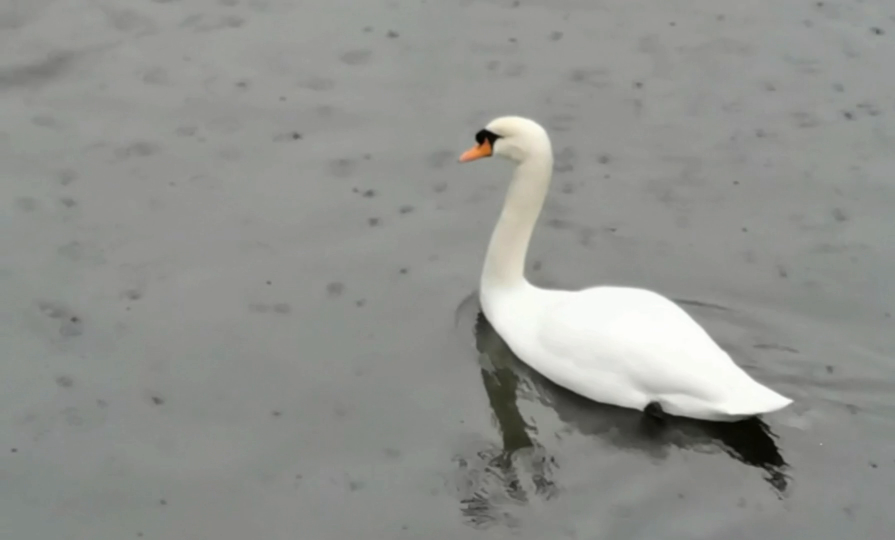
#> input picture frame 3 of ex5/OF_Single.mp4, 1790 x 1080 px (shown at 1/2 size)
$ jupyter execute 'Exercise 5.ipynb'
#> lines starting #> are read from the running program, lines starting #| are printed output that depends on the picture
## Student: Huy Hoang Le

[cell 1]
from pathlib import Path

import numpy as np
import cv2 as cv

class Paths:
    DIR_RESULT = Path("results")

    @staticmethod
    def path_ex53(i: int):
        path = Paths.DIR_RESULT / "5_3" / f"{i:04}.jpg"
        path.parent.mkdir(exist_ok=True, parents=True)

        return path

    @staticmethod
    def path_ex54(i: int):
        path1 = Paths.DIR_RESULT / "5_4" / f"{i:04}.jpg"
        path2 = Paths.DIR_RESULT / "5_4" / f"{i:04}_mask.jpg"
        path1.parent.mkdir(exist_ok=True, parents=True)

        return path1, path2

## Exercise 5.1.

### Answer

(1) The stereo reconstruction

Requirement: set of matched points in 2 images

Target: 3D coordinate of point corresponding to each pair of matched points

Assumption:
- world origin is located at the 1st camera (i.e. camera matrix of 1st camera is $P_1 = [I | 0]$)

Steps:
1. Compute the Fundamental matrix: using set of matched points in Image coordinate of each of 2 images. This step is done by **8-point algorithm**.
2. Compute the camera matrix of 2nd camera $P_2 = [ R | t ]$
where:
- $t$ is the eigenvector corresponding to the smallest eigenvalue when doing SVD on $E$ (or $F$ in this case)
- $R = \pm U R_{\pm90}^\top V^\top$ (ones with |R| = 1)
- Keep the pair of $R$ and $t$ with the largest number of points seen in front of both cameras

3. Solve triangulation problem with set of matched points and $P_1$ and $P_2$. In particular, for each pair of matched point $x$ and $x'$ in 2 cameras with camera matrix $P_1$ and $P_2$, we find the 3D point $X$ in real world by solving the following equation using SVD:

(2) Steps to rectify stereo images

Requirement: 2 cameras are calibrated. I assume 2 cameras have the same calibration matrix $K$ for simplicity.

Denote:
- $K$: calibration matrix
- $P_1$, $P_2$: camera matrix of 2 cameras
- $F$: fundamental matrix
- $R$, $t$: rotation matrix and translation vector indicating displacement from camera 2 to the world origin (i.e. camera 1)

Assume:
- world origin is located at the 1st camera

Steps:
1. Find Fundamental matrix $F$ with 8-point algorithm, then determine $R$ and $t$
2. Rotate right image with $R$
3. Rotate both images with $R$ and $R_{rect}$
   ($R_{rect}$ is defined such that after this step, the epipolar lines of both images are parallel with the baseline and coincided. In other words, $R_{rect}$ is used to rotate/tilt cameras to be vertically aligned)
4. Scale left image with $KR_{rect}$, scale right image with $KRR_{rect}$
   (This scaling step helps minimizing horizontal distortion)

## Exercise 5.2.

### Answer

Lucas-Kanade (LK) algorithm is a patch-based solution to find the displacement. It works based on several assumptions:
- The flow is locally smooth
- The displacement is similar with all pixels withing a patch.

Using theses above asumptions, LK algorithm considers the window (says 5x5 window size) around each tracking point and form the following equation which later is solved by SVD. The output is the displacement $u$ and $v$ indicating the displacement w.r.t. horizontal and vertical direction.

## Exercise 5.3.

[cell 2]
path = "OF_Single.mp4"

cap = cv.VideoCapture(path)


# params for ShiTomasi corner detection
feature_params = dict(
    maxCorners = 100,
    qualityLevel = 0.3,
    minDistance = 7,
    blockSize = 7
)

# Parameters for lucas kanade optical flow
lk_params = dict(
    winSize  = (15, 15),
    maxLevel = 2,
    criteria = (cv.TERM_CRITERIA_EPS | cv.TERM_CRITERIA_COUNT, 10, 0.03)
)

# Create some random colors
color = np.random.randint(0, 255, (100, 3))

# Take first frame and find corners in it
ret, old_frame = cap.read()
#> old_frame is the input picture: shape (1080, 1790, 3); mean B, G, R 142, 145.8, 144.4
old_gray = cv.cvtColor(old_frame, cv.COLOR_BGR2GRAY)
p0 = cv.goodFeaturesToTrack(old_gray, mask = None, **feature_params)
#> p0 = 25 rows, first 8: [961, 290], [1584, 802], [1284, 819], [996, 273], [961, 624], [1542, 954], [972, 276], [1555, 897]

width, height,_ = old_frame.shape
#> width = 1080; height = 1790
vidwriter = cv.VideoWriter("output.mp4", cv.VideoWriter_fourcc(*"mp4v"), 25, (width, height))

# Create a mask image for drawing purposes
mask = np.zeros_like(old_frame)
i = 1
while True:
    ret, frame = cap.read()
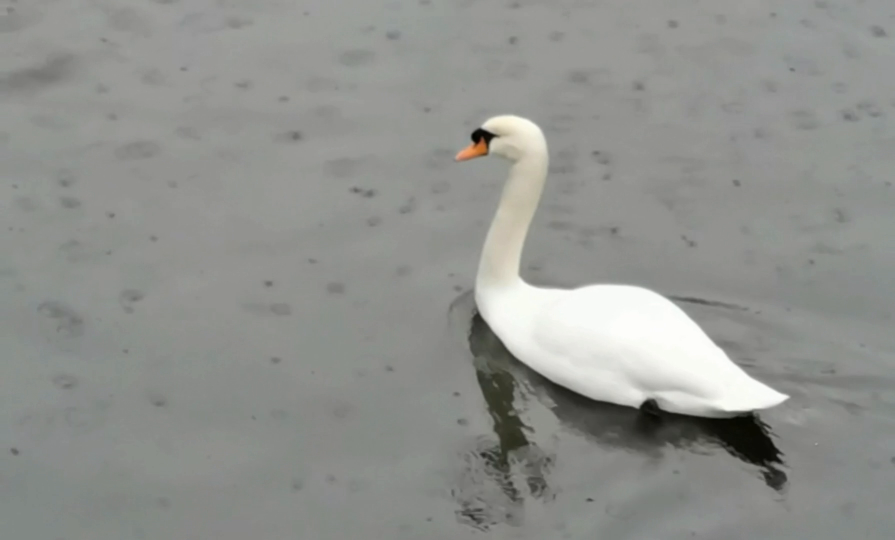
#> input picture frame 4 of ex5/OF_Single.mp4, 1790 x 1080 px (shown at 1/2 size)
#> frame is the input picture: shape (1080, 1790, 3); mean B, G, R 141.9, 145.7, 144.1
    if not ret:
        print('here: No frames grabbed!')
        break

    frame_gray = cv.cvtColor(frame, cv.COLOR_BGR2GRAY)

    # calculate optical flow
    p1, st, err = cv.calcOpticalFlowPyrLK(old_gray, frame_gray, p0, None, **lk_params)
#> p1 = 25 rows, first 8: [952.4, 288.2], [1576.5, 793.7], [1275.8, 814.3], [987.6, 271], [954, 625.7], [1533.6, 940.9], [963.7, 274], [1557.2, 903.8]; st = 25 values from 1 to 1; err = 25 values, max 20.94 at index 7, min 0.757 at index 10, mean 7.59

    # Select good points
    if p1 is not None:
        good_new = p1[st==1]
#> good_new = 25 pairs, first value 923.8 to 1632.4, second value 252.3 to 1009.7
        good_old = p0[st==1]
#> good_old = 25 pairs, first value 921 to 1642, second value 254 to 1003

    # draw the tracks
    for i, (new, old) in enumerate(zip(good_new, good_old)):
        a, b = new.ravel()
        c, d = old.ravel()
        mask = cv.line(mask, (int(a), int(b)), (int(c), int(d)), color[i].tolist(), 2)
        frame = cv.circle(frame, (int(a), int(b)), 5, color[i].tolist(), -1)
#> this loop made 25 passes
#> (a, b, c, d) on passes 1 to 12: (952.4, 288.2, 961, 290), (1576.5, 793.7, 1584, 802), (1275.8, 814.3, 1284, 819), (987.6, 271, 996, 273), (954, 625.7, 961, 624), (1533.6, 940.9, 1542, 954), (963.7, 274, 972, 276), (1557.2, 903.8, 1555, 897), (923.8, 1009.7, 921, 1003), (964.7, 252.3, 973, 254), (997.5, 272, 1006, 274), (1557.9, 921.8, 1567, 927)
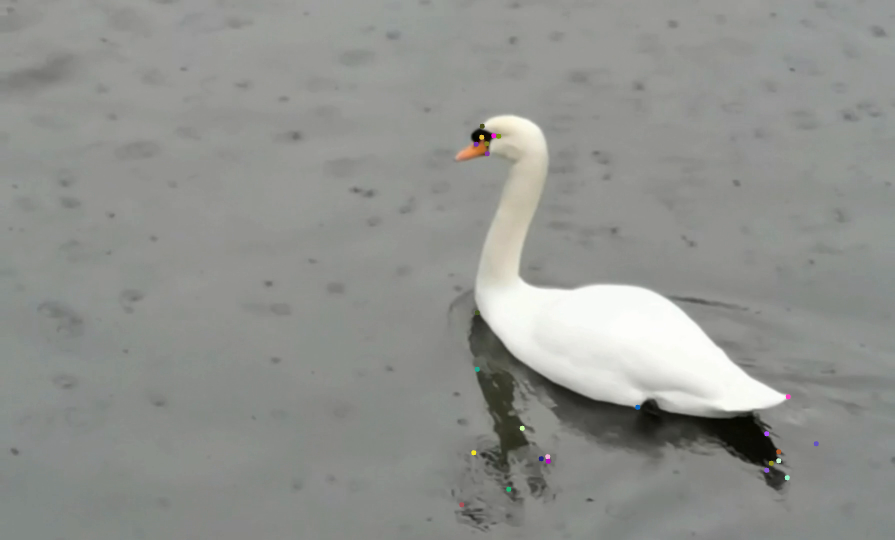
#> frame: shape (1080, 1790, 3) (shown at 1/2 size); mean B, G, R 141.9, 145.7, 144.2
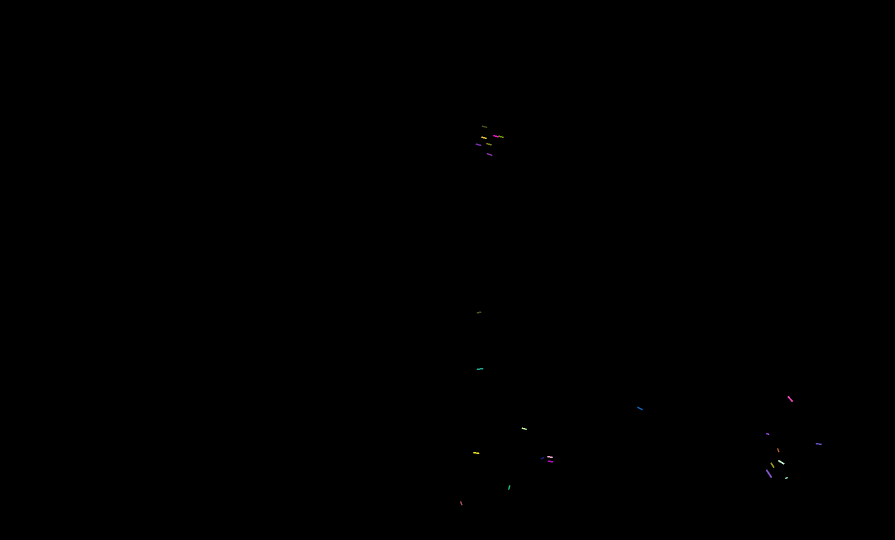
#> mask: shape (1080, 1790, 3) (shown at 1/2 size); mean of channels 0, 1, 2 0.1, 0, 0.1; drawn as B, G, R
    img = cv.add(frame, mask)

    # [4 lines of commented-out code are left out]
    cv.imwrite(Paths.path_ex53(i), img)

    # Now update the previous frame and previous points
    old_gray = frame_gray.copy()
    p0 = good_new.reshape(-1, 1, 2)
#> p0 has the same summary as p1

    i += 1
#> i = 25

$ run again, starting later in the video
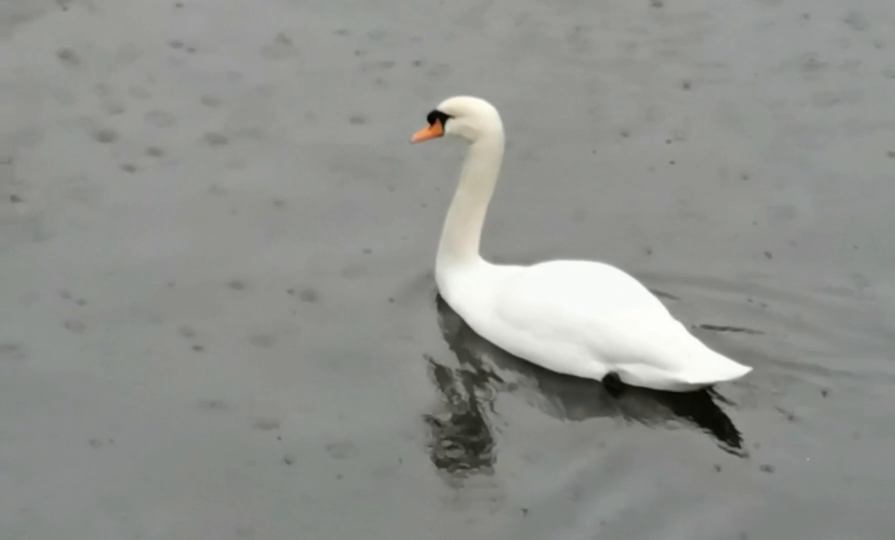
#> input picture frame 14 of ex5/OF_Single.mp4, 1790 x 1080 px (shown at 1/2 size)
#> old_frame is the input picture: shape (1080, 1790, 3); mean B, G, R 141.6, 145.1, 143.6
#> `p0 = cv.goodFeaturesToTrack(old_gray, mask = None, **feature_params)`: p0 = [[1200, 760], [864, 249], [898, 233], [1502, 737], [1479, 867], [1480, 895], [875, 238], [876, 588], [909, 233], [978, 756], [1423, 772], [1483, 880]]
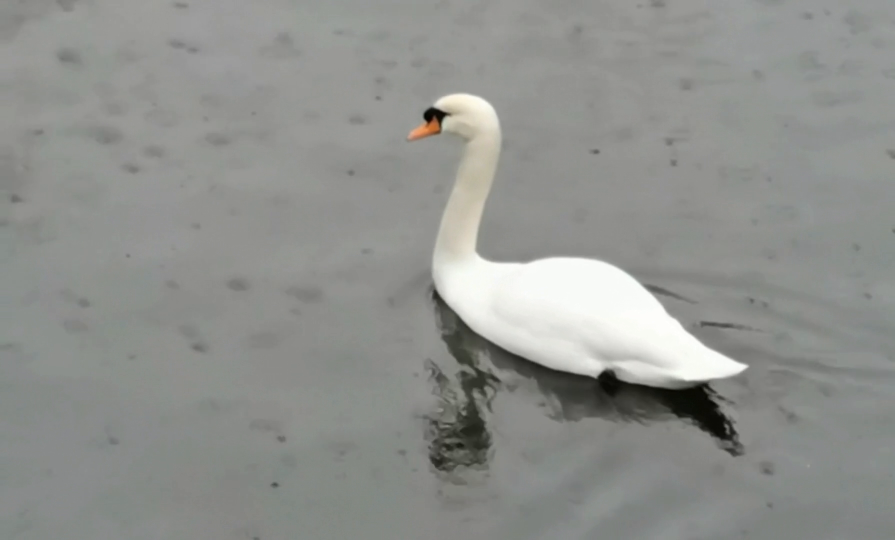
#> input picture frame 15 of ex5/OF_Single.mp4, 1790 x 1080 px (shown at 1/2 size)
#> frame is the input picture: shape (1080, 1790, 3); mean B, G, R 141.7, 145.2, 143.6
#> p1 = [[1191.9, 754.2], [857.5, 243.8], [891.7, 228], [1493.9, 732], [1462.8, 845.3], [1475.3, 891.5], [868.5, 233.1], [868.8, 580.1], [902.1, 227.8], [976.9, 760], [1414.5, 767], [1472.1, 868.3]]; st = [1, 1, 1, 1, 1, 1, 1, 1, 1, 1, 1, 1]; err = [3.3, 2.01, 1.22, 2.23, 15.83, 22.56, 1.19, 5.56, 1.52, 9.32, 7.66, 8.01]
#> good_new has the same summary as p1
#> good_old has the same summary as p0
#> the loop `for i, (new, old) in enumerate(zip(good_new, good_old)):` made 12 passes
#> (a, b, c, d) on passes 1 to 8: (1191.9, 754.2, 1200, 760), (857.5, 243.8, 864, 249), (891.7, 228, 898, 233), (1493.9, 732, 1502, 737), (1462.8, 845.3, 1479, 867), (1475.3, 891.5, 1480, 895), (868.5, 233.1, 875, 238), (868.8, 580.1, 876, 588)
#> `p0 = good_new.reshape(-1, 1, 2)`: p0 has the same summary as p1
#> i = 12
